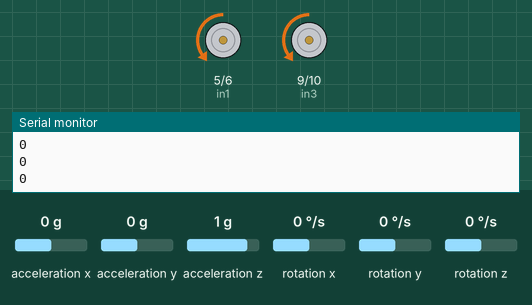
This sketch was run on a simulated Arduino Uno, built with avr-gcc and run on an emulated ATmega328P. Shown: motor-driver pin pairs drawn as motors (green arrow = first pin HIGH = forward, orange = second pin HIGH = backward, longer = more drive), the last lines printed to the serial monitor. Inputs (shaded band) come from the test bench; at power-on: acceleration x 0 g, acceleration y 0 g, acceleration z 1 g, rotation x 0 °/s, rotation y 0 °/s, rotation z 0 °/s.

Above: at 4.2 s.
4.3 s: acceleration x set to 0.8 g
At 5.5 s:
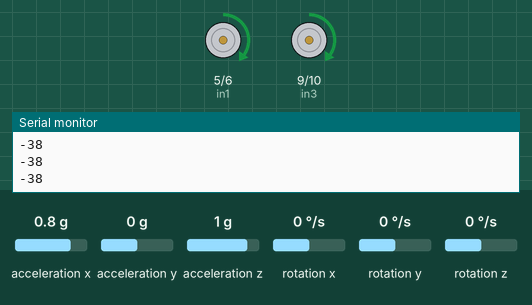
5.8 s: acceleration x set to 0.3 g
7.3 s: acceleration x set to 0 g
At 7.9 s:
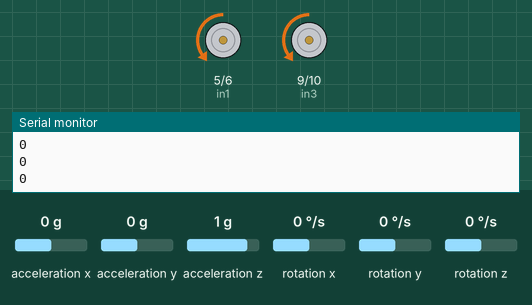
8.8 s: acceleration x set to 1.4 g
At 9.1 s:
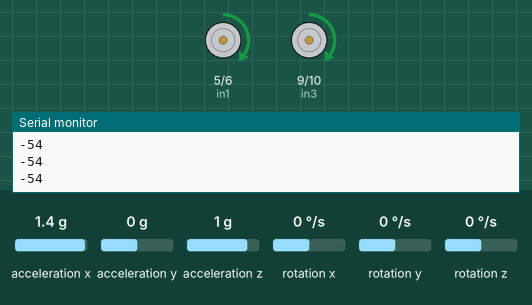
10.3 s: acceleration x set to -1.4 g
At 11.4 s:
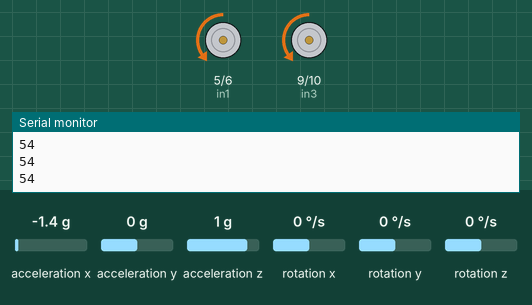
Timing chart, 0 to 12.8 s (numbered marks = the images above; inputs shaded):
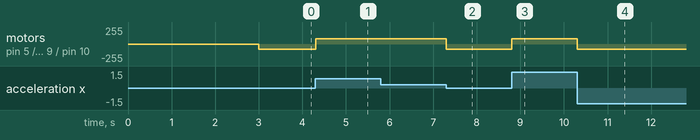

Measured:
- the behaviour switches between 0.2 and 0.1 g on acceleration x (found by bisection; images 1 and 2)
- after the input at 4.3 s, motor on pin 5 (in1) / pin 6 (in2), motor on pin 9 (in3) / pin 10 (in4): backward 80/255 → forward 80/255 at once
- after the input at 7.3 s, motor on pin 5 (in1) / pin 6 (in2), motor on pin 9 (in3) / pin 10 (in4): forward 80/255 → backward 80/255 at once
- after the input at 8.8 s, motor on pin 5 (in1) / pin 6 (in2), motor on pin 9 (in3) / pin 10 (in4): backward 80/255 → forward 80/255 at once
- after the input at 10.3 s, motor on pin 5 (in1) / pin 6 (in2), motor on pin 9 (in3) / pin 10 (in4): forward 80/255 → backward 80/255 at once

The sketch:

ArduinoCode.ino
```cpp
#include <MPU6050_tockn.h>
#include <Wire.h>

MPU6050 mpu6050(Wire);
float Error0 = -10 ;
void setup() {
  Serial.begin(115200);
  Wire.begin();
  mpu6050.begin();
  mpu6050.calcGyroOffsets(true);
}
#define in1 5
#define in2 6
#define in3 9
#define in4 10


float kp=20;
float kd=0;
float ki=0.04;
float errorp;
float errori;
float errord;
float previousError;
void Calc_Error(){
  mpu6050.update();
 Serial.println((int)(mpu6050.getAngleY()));
  errorp=kp*(mpu6050.getAngleY()-Error0);
  errord=kd*(errorp-previousError);
  if(errorp*previousError<0) errori=0;
  else errori+=ki*errorp;
  previousError=errorp;
 // Serial.println((int)((mpu6050.getAngleY()-Error0)*100));
  //Serial.println(errorp);

  }

void Pid_control(float P,float i,float d){
if(P>0){
analogWrite(in1,0);
analogWrite(in2,constrain(abs(P+i-d),0,80));
analogWrite(in4,constrain(abs(P+i-d),0,80));
analogWrite(in3,0);}
else {
analogWrite(in1,constrain(abs(P+i-d),0,80));
analogWrite(in2,0);
analogWrite(in4,0);
analogWrite(in3,constrain(abs(P+i-d),0,80));}

}
/*void backwards(){
analogWrite(in1,0);
analogWrite(in2,50);
analogWrite(in3,55);
analogWrite(in4,0);
}

void forwards(){
analogWrite(in1,50);
analogWrite(in2,0);
analogWrite(in3,0);
analogWrite(in4,50);
}*/


void loop(){
  if ( millis() % 10 <2 ) Calc_Error();
  Pid_control(errorp,errori,0);
//Calc_Error();
//Serial.println(mpu6050.getAngleY());
//delay(100);


}
```
